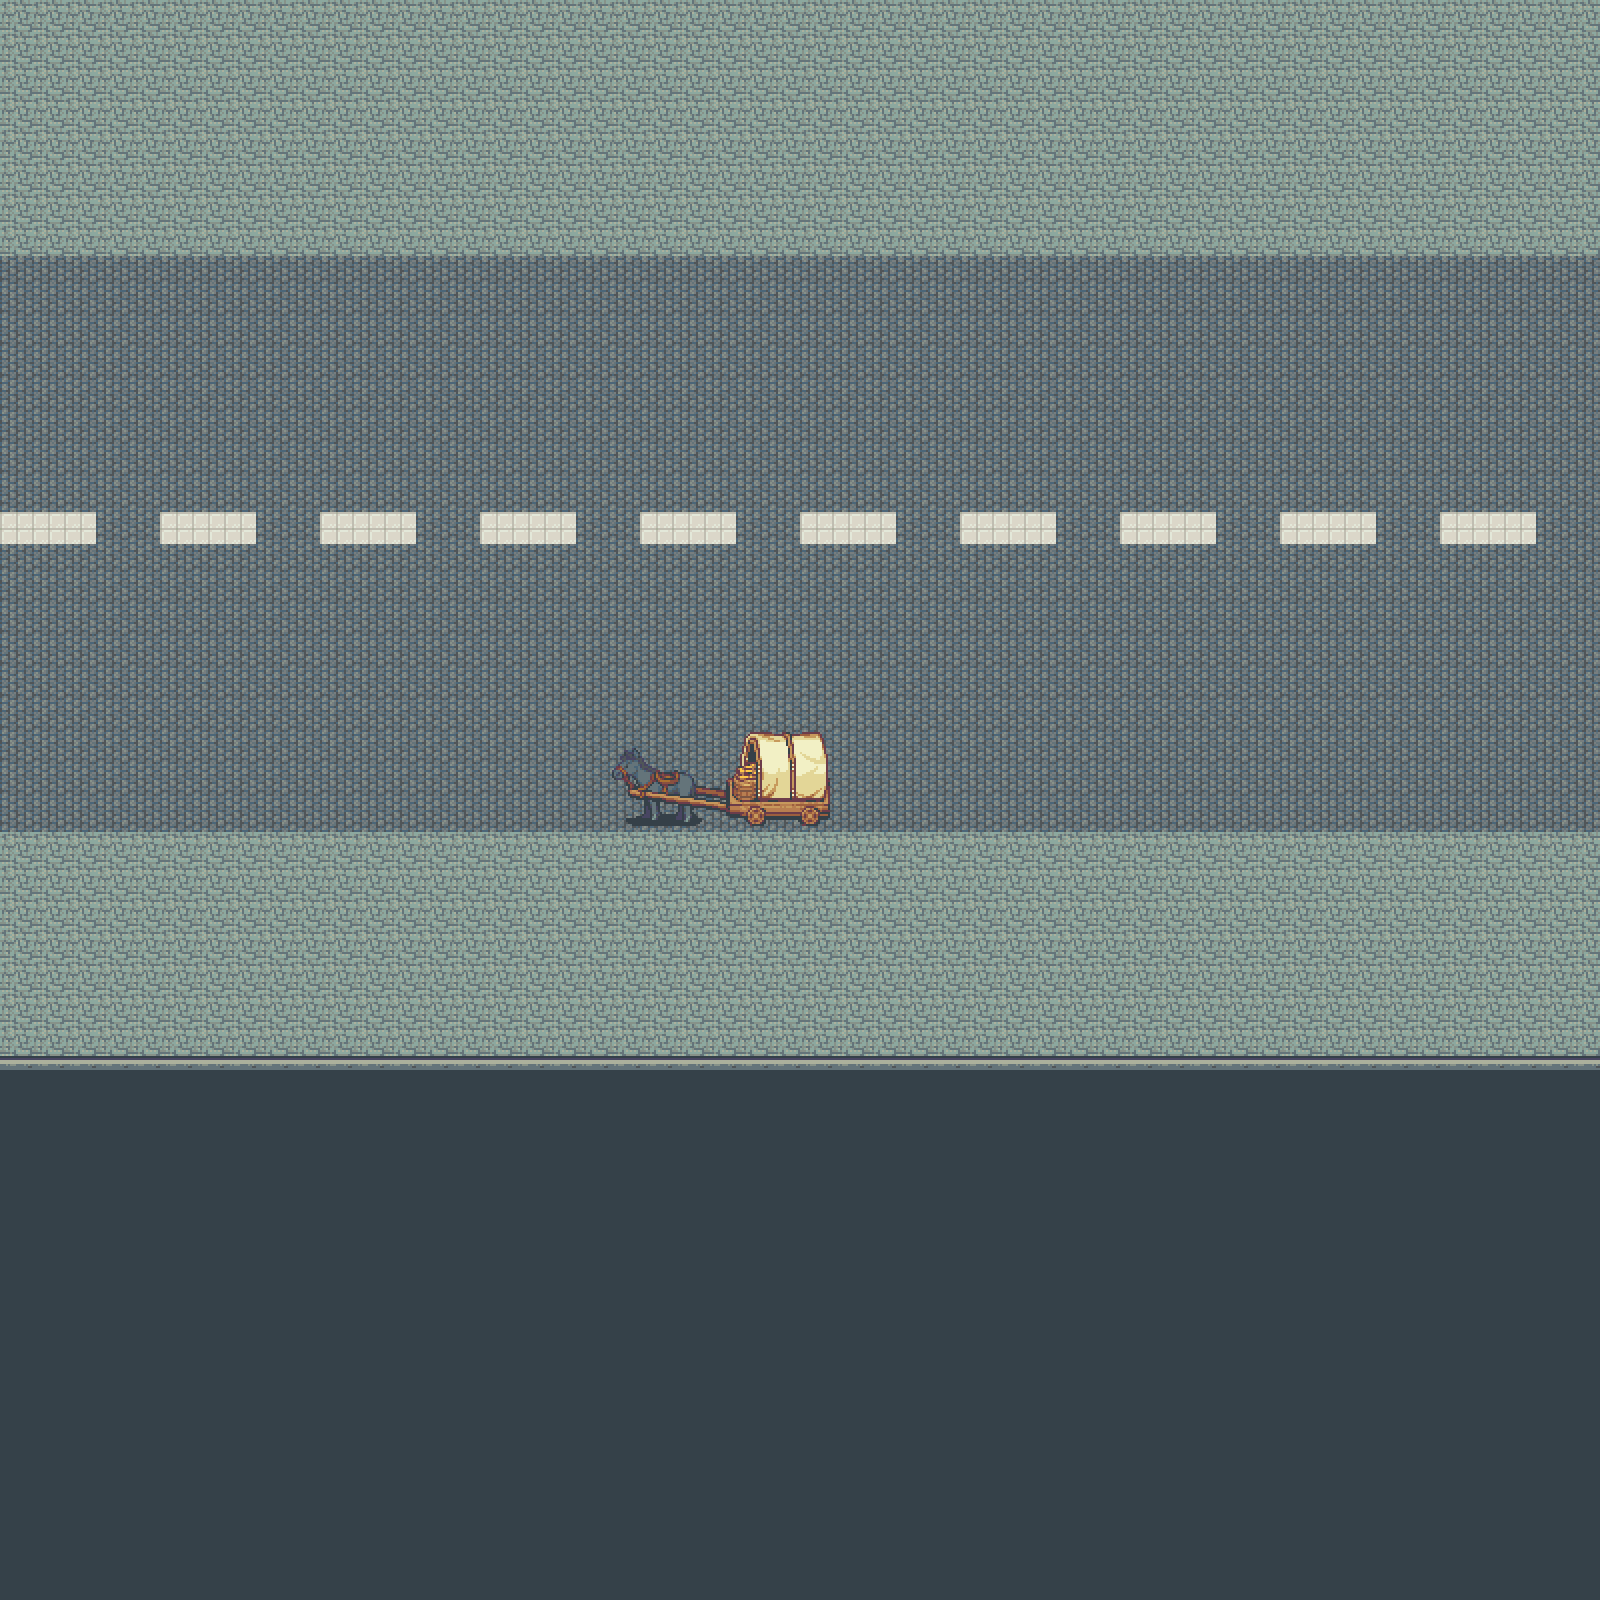

Tiled map render using the project's own tile images. Description and the map definition, with tile-layer contents summarised, below:
An orthogonal 50x50 tile map with 32x32 px tiles, 2 tile layers (Tile Layer 1, Tile Layer 2), 18 tilesets and 2 objects (2x npc).

<map version="1.2" tiledversion="1.2.4" orientation="orthogonal" renderorder="right-down" width="50" height="50" tilewidth="32" tileheight="32" infinite="0" nextlayerid="5" nextobjectid="3">
 <tileset firstgid="1" source="castle.tsx" />
 <tileset firstgid="579" source="desert.tsx" />
 <tileset firstgid="993" source="dungeon.tsx" />
 <tileset firstgid="2472" source="house.tsx" />
 <tileset firstgid="5094" source="inside.tsx" />
 <tileset firstgid="6774" source="outside.tsx" />
 <tileset firstgid="8022" source="terrain.tsx" />
 <tileset firstgid="9972" source="water.tsx" />
 <tileset firstgid="12777" source="beach.tsx" />
 <tileset firstgid="13713" source="dark_dimension.tsx" />
 <tileset firstgid="14322" source="farm_fort.tsx" />
 <tileset firstgid="16454" source="inside2.tsx" />
 <tileset firstgid="17079" source="inside3.tsx" />
 <tileset firstgid="17655" source="outside2.tsx" />
 <tileset firstgid="18231" source="outside3.tsx" />
 <tileset firstgid="18856" source="outside4.tsx" />
 <tileset firstgid="19720" source="ruindungeons_sheet_full.tsx" />
 <tileset firstgid="22268" source="ship_tileset.tsx" />
 <layer id="1" name="Tile Layer 1" width="50" height="50">
  <data>[2500 cells, 2500 non-empty, 5 distinct tile ids]</data>
 </layer>
 <layer id="2" name="Tile Layer 2" width="50" height="50">
  <data>[2500 cells, 25 non-empty, 25 distinct tile ids]</data>
 </layer>
 <objectgroup id="4" name="Object Layer 1">
  <object id="1" name="Marcel's Taxi" type="npc" x="608" y="736" width="224" height="96">
   <properties>
    <property name="jsonFile" value="marcel.json" />
    <property name="name" value="Marcel's Taxi" />
    <property name="npcClass" value="MarcelsTaxi" />
   </properties>
  </object>
  <object id="2" name="Djaan" type="npc" x="640" y="864" width="32" height="32">
   <properties>
    <property name="animation" value="portAzureCooper" />
    <property name="direction" value="DOWN" />
    <property name="jsonFile" value="djaan.json" />
    <property name="name" value="Djaan" />
    <property name="npcClass" value="Djaan" />
   </properties>
  </object>
 </objectgroup>
</map>
